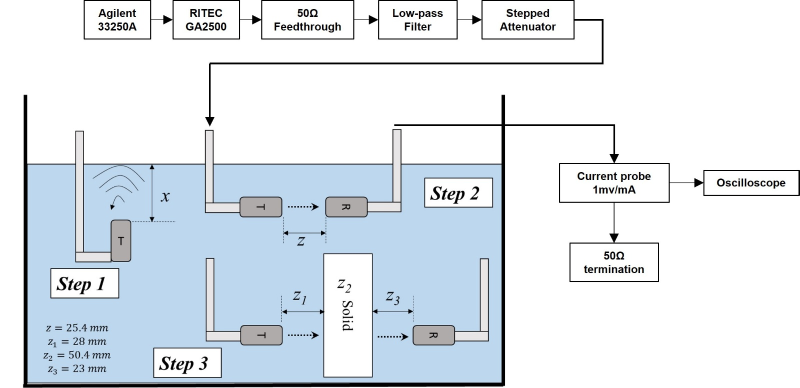
#> input picture images/defense-immersion-setup.jpeg, 1599 x 776 px (shown at 1/2 size)
$ python theme_research_figures.py
#> lines starting #> are read from the running program, lines starting #| are printed output that depends on the picture
"""Recolor diagram pixels without resizing, redrawing, OCR, or generated content.

A monotone affine map per channel maps white to site charcoal and black to
ivory. Every source pixel retains its position; corresponding fill and legend
colors receive exactly the same transform. Originals remain untouched.
The experimental photograph is intentionally not transformed.
"""
from pathlib import Path
from PIL import Image

ROOT = Path(__file__).resolve().parents[1]
BACKGROUND = (23, 28, 28)
FOREGROUND = (236, 235, 225)
SOURCES = {
    'defense-immersion-setup.jpeg': 'defense-immersion-themed.png',
    'defense-layered-model.png': 'defense-layered-themed.png',
}

for source, output in SOURCES.items():
    original = Image.open(ROOT / 'images' / source).convert('RGBA')
    # Flatten transparency against the original slide's white background.
    white = Image.new('RGBA', original.size, (255, 255, 255, 255))
#> white: PIL image 1599x776 RGBA; every value is 255
    white.alpha_composite(original)
    rgb = white.convert('RGB')
#> rgb is the input picture: PIL image 1599x776 RGB; mean R, G, B 224.6, 231.4, 237.4
    lut = [round(FOREGROUND[c] + (BACKGROUND[c] - FOREGROUND[c]) * v / 255)
           for c in range(3) for v in range(256)]
    themed = rgb.point(lut)
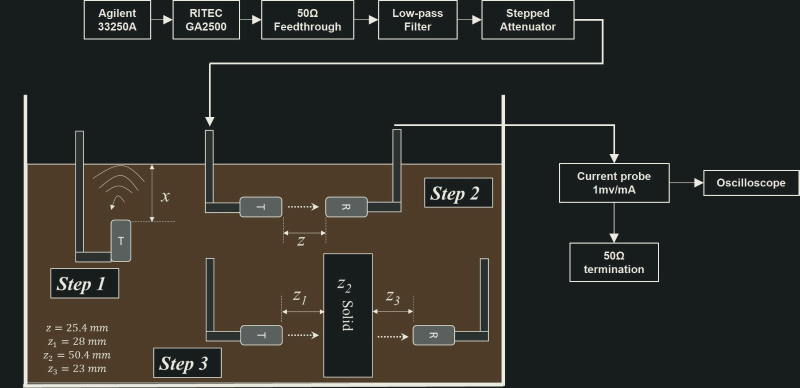
#> themed: PIL image 1599x776 RGB (shown at 1/2 size); mean R, G, B 48.4, 47.1, 41.6
    themed.save(ROOT / 'images' / output, optimize=True)
    assert themed.size == original.size
    # Verify every output channel equals the fixed lookup of its source channel.
    for c, (before, after) in enumerate(zip(rgb.split(), themed.split())):
        assert after.tobytes() == before.point(lut[c*256:(c+1)*256]).tobytes()
#> this loop made 3 passes
    print(f'{source} -> {output}: {themed.width} x {themed.height}, pixel mapping verified')
#| defense-immersion-setup.jpeg -> defense-immersion-themed.png: 1599 x 776, pixel mapping verified
#> pass 2 of the loop `for source, output in SOURCES.items():`:
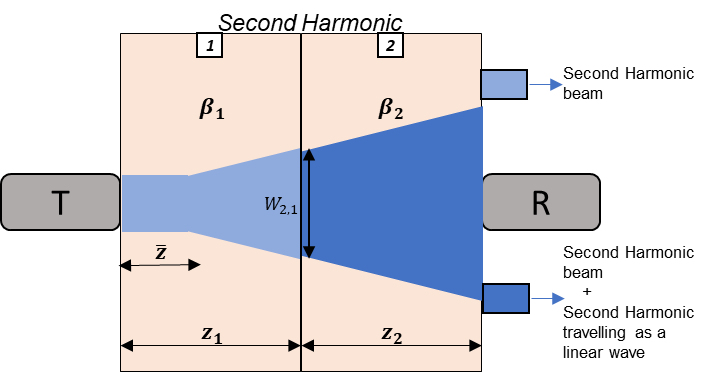
#> input picture images/defense-layered-model.png, 718 x 372 px
#> original is the input picture: PIL image 718x372 RGBA; mean R, G, B, A 97, 96.7, 103.9, 136.3
#> rgb: PIL image 718x372 RGB
#> lut = 768 values, max 236 at index 0, min 23 at index 255, mean 129.2
#> `themed = rgb.point(lut)`:
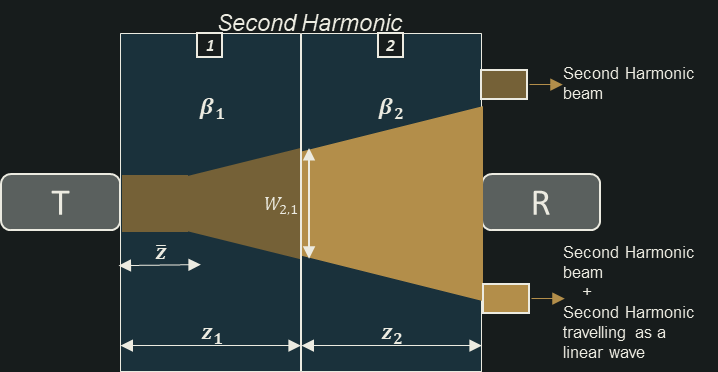
#> themed: PIL image 718x372 RGB; mean R, G, B 55.7, 60.1, 53.2
#> the loop `for c, (before, after) in enumerate(zip(rgb.split(), themed.split())):` made 3 passes
#| defense-layered-model.png -> defense-layered-themed.png: 718 x 372, pixel mapping verified
